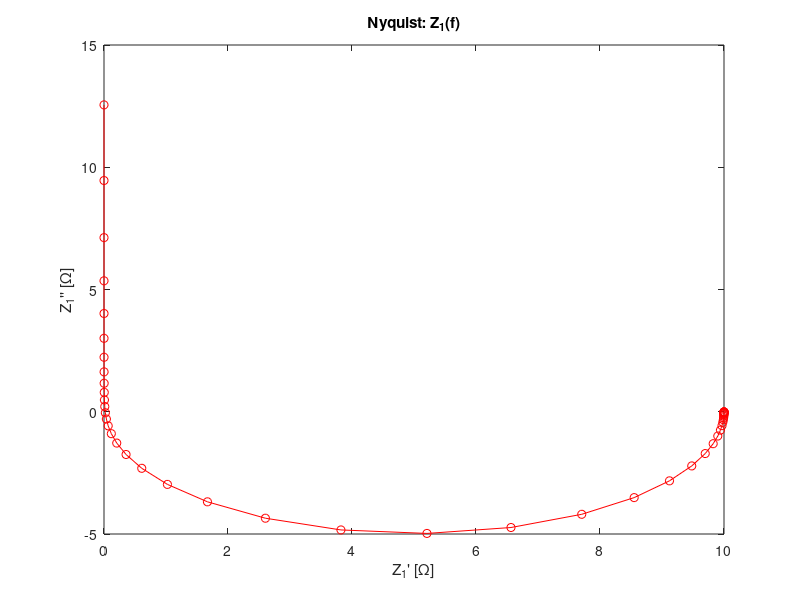

This figure's MATLAB source: (Note: this script raises an error after producing the figure.)
% demoThesisFormat.m
%
% Demonstrate usage of the THESISFORMAT function for generating
% publication-quality figures in MATLAB. Hip hip hoorah!
%
% -- Changelog --
% 2023.06.11 | Make compatible with legacy thesisFormat | Wesley Hileman
% 2023.06.08 | Created | Wesley Hileman <whileman@uccs.edu>

clear; close all; clc;

% The following determines whether the generated figures will be saved 
% to disk. Note: 
% - thesisFormat defaults to saving figures in both eps and png formats.
% - if any directory does not yet exist, thesisfig creates it automatically.
saveflag = false;
savedir = 'demothesisfig';

% Generate data to plot...
freq = logspace(-3,3,50);
s = 1j*2*pi*freq;
Z1 = 2e-3*s + 10./s./0.01./(10 + 1./s./0.01);
Z2 = 1./10./s + 10./s./0.01./(10 + 1./s./0.01);

% Plotting ----------------------------------------------------------------

% Basic nyquist plot.
figure;
plot(real(Z1),imag(Z1),'ro-');
xlabel('Z_1'' [\Omega]');
ylabel('Z_1'''' [\Omega]');
title('Nyquist: Z_1(f)');
thesisFormat('AxesLimits','Nyquist', ...
    'SaveFlag',saveflag,'SaveName',fullfile(savedir,'1-nyquist'));

% If you need to fudge the label margins (hopefully a rare event), use 
% the 'PlotBoxPaddingInches' option, which specifies additional padding 
% around each plot axes in the form [left bottom right top].
figure;
plot(real(Z1),imag(Z1),'ro-');
xlabel('Z_1'' [\Omega]');
ylabel('Z_1'''' [\Omega]');
title('Nyquist: Z_1(f) (Fudged Plot Margins)');
thesisFormat('AxesLimits','Nyquist','PlotBoxPaddingInches',[.3 .3 .3 .3], ...
    'SaveFlag',saveflag,'SaveName',fullfile(savedir,'2-fudgedmargins'));

% And yes, it can even handle line breaks within titles/labels!
figure;
plot(real(Z1),imag(Z1),'ro-');
xlabel(['Z_1'' [\Omega]' sprintf('\n(Something else here)')]);
ylabel(['Z_1'''' [\Omega]' sprintf('\n(Something more here)')]);
title(sprintf('Nyquist: Z_1(f)\n(A special note here)'));
thesisFormat('AxesLimits','Nyquist', ...
    'SaveFlag',saveflag,'SaveName',fullfile(savedir,'3-labellinebreaks'));

% Two sublots
figure;
subplot(1,2,1);
plot(real(Z1),imag(Z1),'ro-');
xlabel('Z_1'' [\Omega]');
ylabel('Z_1'''' [\Omega]');
title('Nyquist: Z_1(f)');
subplot(1,2,2);
plot(real(Z2),imag(Z2),'bd-');
xlabel('Z_2'' [\Omega]');
ylabel('Z_2'''' [\Omega]');
title('Nyquist: Z_2(f)');
thesisFormat('AxesLimits','Nyquist', ...
    'SaveFlag',saveflag,'SaveName',fullfile(savedir,'4-twosubplots'));

% Six subplots.
% Axes limits are not be set using the 'AxesLimits','Nyquist' option 
% since four of the subplots are bode plots; use setAxesNyquist on the
% Nqyuist subplots instead.
figure;
subplot(3,2,1);
plot(real(Z1),imag(Z1),'ro-');
xlabel('Z_1'' [\Omega]');
ylabel('Z_1'''' [\Omega]');
title('Nyquist: Z_1(f)');
setAxesNyquist;
subplot(3,2,3);
loglog(freq,abs(Z1),'ro-');
xlabel('Cyclic Frequency, f [Hz]');
ylabel('||Z_1(f)|| [\Omega]');
title('Bode Magnitude: Z_1(f)');
subplot(3,2,5);
semilogx(freq,angle(Z1)*180/pi,'ro-');
xlabel('Cyclic Frequency, f [Hz]');
ylabel('\angleZ_1(f) [\circ]');
title('Bode Phase: Z_1(f)');
subplot(3,2,2);
plot(real(Z2),imag(Z2),'bd-');
xlabel('Z_2'' [\Omega]');
ylabel('Z_2'''' [\Omega]');
title('Nyquist: Z_2(f)');
setAxesNyquist;
subplot(3,2,4);
loglog(freq,abs(Z2),'bd-');
xlabel('Cyclic Frequency, f [Hz]');
ylabel('||Z_2(f)|| [\Omega]');
title('Bode Magnitude: Z_2(f)');
subplot(3,2,6);
semilogx(freq,angle(Z2)*180/pi,'bd-');
xlabel('Cyclic Frequency, f [Hz]');
ylabel('\angleZ_2(f) [\circ]');
title('Bode Phase: Z_2(f)');
thesisFormat( ...
    'SaveFlag',saveflag,'SaveName',fullfile(savedir,'5-sixsubplots'));

% Tiled layout: fill entire US letter with plots. Useful when you need to
% show a lot of figures on the same page.
figure;
l = tiledlayout(6,3);
l.Title.String = 'Shared Title';
l.XLabel.String = 'Shared X-Label';
l.YLabel.String = 'Shared Y-Label';
for k = 1:floor(prod(l.GridSize)/2)
    nexttile; plot(1:10,1:10,'-bo');
    nexttile; plot(1:10,10:-1:1,'-md');
end
thesisFormat( ...
    'FigSizeInches',[8.5 11], ...  % US letter size
    'FigMarginInches',[0.25 0.25 0.25 0.25], ... % the default anyway
    'SaveFlag',saveflag,'SaveName',fullfile(savedir,'6-tiledlayout'));